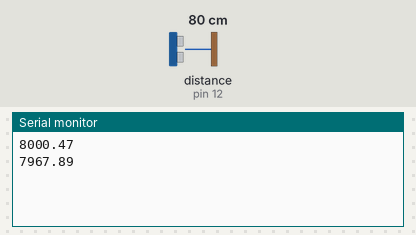
This sketch was run on a simulated Arduino Uno, built with avr-gcc and run on an emulated ATmega328P. Parts: the last lines printed to the serial monitor. Wiring (inferred from the names in the program): ultrasonic range finder: trigger pin 11; echo pin 12. Inputs (shaded band) come from the test bench; at power-on: distance to the obstacle (sensor on pin 12) 80 cm. The echo pulse lasts 58.3 µs per cm.

Above: at 1.8 s.
1.9 s: distance to the obstacle (sensor on pin 12) set to 2 cm
At 2.4 s:
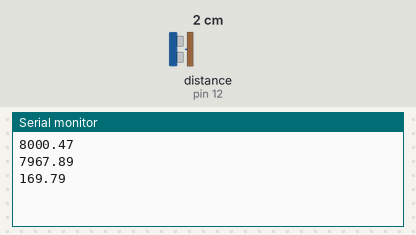
3.4 s: distance to the obstacle (sensor on pin 12) set to 4 cm
At 4.8 s:
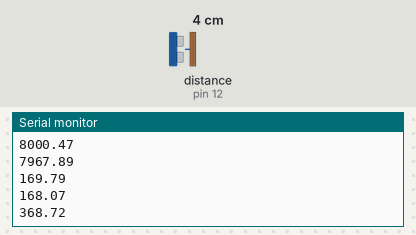
Timing chart, 0 to 6.4 s (numbered marks = the images above; inputs shaded):
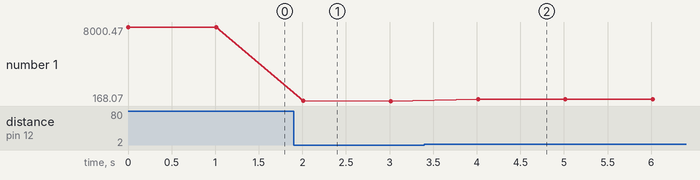

Measured:
- after the input at 1.9 s, the serial monitor: prints a new line after 0.11 s (image 1)
- after the input at 3.4 s, the serial monitor: prints a new line after 0.61 s (image 2)
- plotted number 1: 7967.89 → 168.07 after the input at 1.9 s, 168.07 → 368.72 after the input at 3.4 s

The sketch:

Proyecto_F.ino
```cpp
int trig = 11;
int echo = 12;

void setup() {
  pinMode(trig, OUTPUT);
  pinMode(echo, INPUT);
  Serial.begin(9600);
}

void loop() {
  digitalWrite(trig, LOW);
  delayMicroseconds(2);
  digitalWrite(trig, HIGH);
  delayMicroseconds(10);
  digitalWrite(trig, LOW);

  long tiempo = pulseIn (echo, HIGH);
  float distancia = tiempo / 2.0 * 0.0343 * 100; // Velocidad del sonido en el aire (aprox. 340 m/s)     //100 es por los centímetros.

  Serial.println(distancia);
  delay(1000);
}
```
